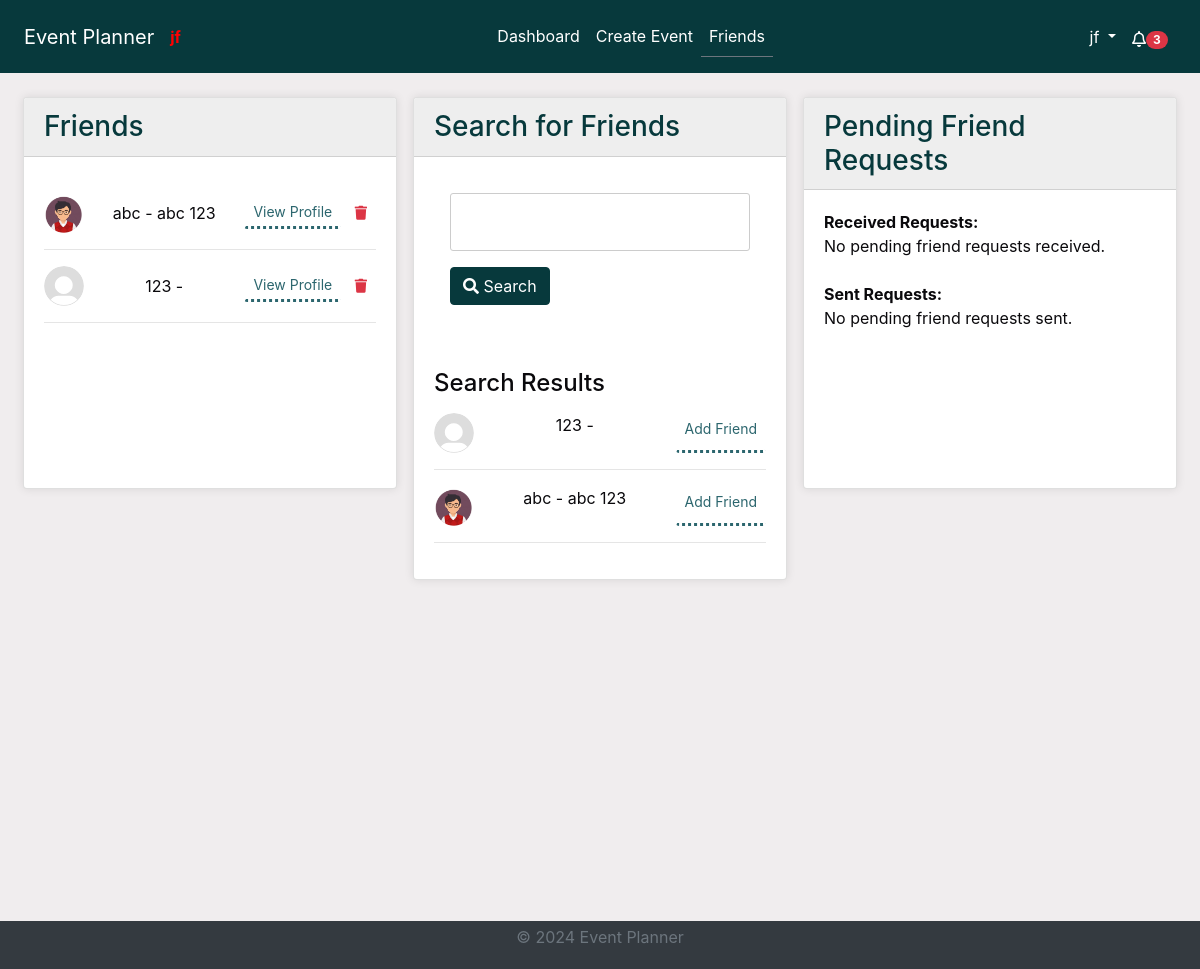
The app's page /friends/?search_query= (signed in) with its own data.
### accounts/models.py (models this page shows, shortened)
class Friendship(models.Model):
    from_user = models.ForeignKey(
        User, related_name="from_friend", on_delete=models.CASCADE
    )
    to_user = models.ForeignKey(
        User, related_name="to_friend", on_delete=models.CASCADE
    )
    status = models.CharField(
        max_length=20,
        choices=[
            ("pending", "Pending"),
            ("accepted", "Accepted"),
            ("declined", "Declined"),
        ],
    )
    created_at = models.DateTimeField(auto_now_add=True)

class UserProfile(models.Model):
    user = models.OneToOneField(User, on_delete=models.CASCADE)
    profile_picture = models.CharField(max_length=254, default="default.svg")
    created_at = models.DateTimeField(auto_now_add=True)
    updated_at = models.DateTimeField(auto_now=True)

### accounts/views.py (the view)
# urls.py: path("friends/", views.friends_page, name="friends_page"),
@login_required
@cache_control(no_cache=True, must_revalidate=True, no_store=True)
def friends_page(request):
    current_user = request.user
    search_query = ""
    search_results = []
    if "search_query" in request.GET or "user" in request.GET:
        search_form = FriendSearchForm(request.GET)
        if search_form.is_valid():
            search_query = search_form.cleaned_data.get("search_query", "")
            selected_user = search_form.cleaned_data.get("user")
            if selected_user:
                search_results = [selected_user]
            else:
                search_results = User.objects.filter(
                    Q(username__icontains=search_query)
                    | Q(first_name__icontains=search_query)
                    | Q(last_name__icontains=search_query)
                ).exclude(id=current_user.id)
        else:
            search_results = []
    else:
        search_form = FriendSearchForm()
        search_results = []
    friends = Friendship.objects.filter(
        (Q(from_user=current_user) | Q(to_user=current_user))
        & Q(status="accepted")
    )
    pending_requests_received = Friendship.objects.filter(
        Q(to_user=current_user) & Q(status="pending")
    )
    pending_requests_sent = Friendship.objects.filter(
        Q(from_user=current_user) & Q(status="pending")
    )
    context = {
        "search_form": search_form,
        "search_query": search_query,
        "search_results": search_results,
        "friends": friends,
        "pending_requests_received": pending_requests_received,
        "pending_requests_sent": pending_requests_sent,
    }
    return render(request, "accounts/friends.html", context)

### accounts/templates/accounts/friends.html (shortened to what this page needs)
{% extends 'base.html' %}
{% load static %}
{% block content %}
<div class="container-fluid">
    <div class="row">
        <div class="col-lg-4 mb-0">
            <div class="card">
                <div class="card-header bg-primary text-white">
                    <h3 class="mb-0">Friends</h3>
                </div>
                <div class="card-body scrollable-column">
                    <ul class="list-unstyled">
                        {% for friendship in friends %}
                            <li>
                                {% if friendship.from_user == user %}
                                    <div class="d-flex justify-content-between align-items-center mt-3">
                                        <img src="{% static 'images/profile_pictures/' %}{{ friendship.to_user.userprofile.profile_picture }}" alt="{{ friendship.to_user.username }}'s profile picture" class="rounded-circle mr-2" style="width: 40px; height: 40px;" onerror="this.onerror=null; this.src='{% static 'images/profile_pictures/' %}{{ friendship.from_user.userprofile.profile_picture }}'">
                                        <span>{{ friendship.to_user.username }} - {{ friendship.to_user.first_name }} {{ friendship.to_user.last_name }}</span>
                                        <div>
                                            <a href="{% url 'view_profile' friendship.to_user.id %}" class="btn btn-sm btn-outline-primary ml-2">View Profile</a>
                                            <button class="btn btn-sm btn-outline-danger delete-friend-btn" data-friend-id="{{ friendship.to_user.id }}"><i class="fa fa-trash"></i></button>
                                        </div>
                                    </div>
                                {% else %}
                                    <div class="d-flex justify-content-between align-items-center mt-3">
                                        <img src="{% static 'images/profile_pictures/' %}{{ friendship.from_user.userprofile.profile_picture }}" alt="{{ friendship.from_user.username }}'s profile picture" class="rounded-circle mr-2" style="width: 40px; height: 40px;" onerror="this.onerror=null; this.src='{% static 'images/profile_pictures/' %}{{ friendship.to_user.userprofile.profile_picture }}'">
                                        <span>{{ friendship.from_user.username }} - {{ friendship.from_user.first_name }} {{ friendship.from_user.last_name }}</span>
                                        <div>
                                            <a href="{% url 'view_profile' friendship.from_user.id %}" class="btn btn-sm btn-outline-primary ml-2">View Profile</a>
                                            <button class="btn btn-sm btn-outline-danger delete-friend-btn" data-friend-id="{{ friendship.from_user.id }}"><i class="fa fa-trash"></i></button>
                                        </div>
                                    </div>
                                {% endif %}
                            </li>
                            <hr>
                        {% empty %}
                            <li>You have no friends yet.</li>
                        {% endfor %}
                    </ul>
                </div>
            </div>
        </div>
        <div class="col-lg-4 mb-0">
            <div class="card">
                <div class="card-header bg-primary text-white">
                    <h3 class="mb-0">Search for Friends</h3>
                </div>
                <div class="card-body">
                    <form method="get" action="{% url 'friends_page' %}">
                        {{ search_form.as_p }}
                        <button type="submit" class="btn btn-primary"><i class="fa fa-search"></i> Search</button>
                    </form>
                    <br>
                    <br>
                    {% if search_results %}
                        <h4>Search Results</h4>
                        <ul class="list-unstyled">
                            {% for user in search_results %}
                                <li>
                                    <div class="d-flex justify-content-between mt-3">
                                        <img src="{% static 'images/profile_pictures/' %}{{ user.userprofile.profile_picture }}" alt="{{ user.username }}'s profile picture" class="rounded-circle mr-2" style="width: 40px; height: 40px;">
                                        {{ user.username }} - {{ user.first_name }} {{ user.last_name }}
                                        {% if user not in friends %}
                                            <a href="{% url 'send_friend_request' user.id %}" class="btn btn-sm btn-outline-success ml-2">Add Friend</a>
                                        {% endif %}
                                    </div>
                                </li>
                                <hr>
                            {% empty %}
                                <li>No search results found.</li>
                            {% endfor %}
                        </ul>
                    {% endif %}
                </div>
            </div>
        </div>
        <div class="col-lg-4 mb-0">
            <div class="card">
                <div class="card-header bg-primary text-white">
                    <h3 class="mb-0">Pending Friend Requests</h3>
                </div>
                <div class="card-body">
                    <ul class="list-unstyled">
                        <li><strong>Received Requests:</strong></li>
                        <div class="scrollable-column">
                            {% for request in pending_requests_received %}
                            <li>
                                <div class="d-flex justify-content-between align-items-center mt-3">
                                    <img src="{% static 'images/profile_pictures/' %}{{ request.from_user.userprofile.profile_picture }}" alt="{{ request.from_user.username }}'s profile picture" class="rounded-circle mr-2" style="width: 40px; height: 40px;" onerror="this.onerror=null; this.src='{% static 'images/profile_pictures/' %}{{ request.to_user.userprofile.profile_picture }}'">
                                    <span>{{ request.from_user.username }} - {{ request.from_user.first_name }} {{ request.from_user.last_name }}</span>
                                    <div>
                                        <a href="{% url 'respond_friend_request' request.id 'accept' %}" class="btn btn-sm btn-outline-success"><i class="fa fa-check"></i> Accept</a>
                                        <a href="{% url 'respond_friend_request' request.id 'decline' %}" class="btn btn-sm btn-outline-danger"><i class="fa fa-times"></i> Decline</a>
                                    </div>
                                </div>
                            </li>
                            <hr>
                        {% empty %}
                            <li>No pending friend requests received.</li>
                            {% endfor %}
                        </div>
                            <br>
                            <li><strong>Sent Requests:</strong></li>
                            <div class="scrollable-column">
                                {% for request in pending_requests_sent %}
                                <li>
                                <div class="d-flex justify-content-between align-items-center mt-3">
                                    <img src="{% static 'images/profile_pictures/' %}{{ request.to_user.userprofile.profile_picture }}" alt="{{ request.to_user.username }}'s profile picture" class="rounded-circle mr-2" style="width: 40px; height: 40px;" onerror="this.onerror=null; this.src='{% static 'images/profile_pictures/' %}{{ request.from_user.userprofile.profile_picture }}'">
                                    <span>{{ request.to_user.username }} - {{ request.to_user.first_name }} {{ request.to_user.last_name }}</span>
                                    <span>(Awaiting response)</span>
                                </div>
                            </li>
                            <hr>
                            {% empty %}
                            <li>No pending friend requests sent.</li>
                            {% endfor %}
                        </div>
                    </ul>
                </div>
            </div>
        </div>
    </div>
</div>
{% endblock %}

### templates/base.html (shortened to what this page needs)
<!DOCTYPE html>
<html lang="en">
<head>
    {% load static %}
    <link rel="stylesheet" href="https://stackpath.bootstrapcdn.com/bootstrap/4.5.2/css/bootstrap.min.css">
    <link rel="stylesheet" href="{% static 'css/styles.css' %}">
    <link rel="stylesheet" href="https://cdnjs.cloudflare.com/ajax/libs/font-awesome/5.15.4/css/all.min.css">
    <link rel="stylesheet" href="https://cdnjs.cloudflare.com/ajax/libs/fullcalendar/3.10.2/fullcalendar.min.css" />
</head>
<body class="c-app">
    <header class="c-header c-header-light c-header-fixed">
        <nav class="navbar navbar-expand-lg navbar-light">
            <a class="navbar-brand" href="{% url 'home' %}">Event Planner</a>
            <strong style="color:red;">   {{ user.username }} </strong>
            <div class="collapse navbar-collapse" id="navbarSupportedContent">
                {% if user.is_authenticated %}
                <ul class="navbar-nav mx-auto">
                    <li class="nav-item {% if request.resolver_match.url_name == 'dashboard' %}active{% endif %}">
                        <a class="nav-link" href="{% url 'dashboard' %}">Dashboard</a>
                    </li>
                    <li class="nav-item {% if request.resolver_match.url_name == 'create_event' %}active{% endif %}">
                        <a class="nav-link" href="{% url 'create_event' %}">Create Event</a>
                    </li>
                    <li class="nav-item {% if request.resolver_match.url_name == 'friends_page' %}active{% endif %}">
                        <a class="nav-link" href="{% url 'friends_page' %}">Friends</a>
                    </li>
                    {% endif %}
                </ul>
                {% if user.is_authenticated %}
                <ul class="navbar-nav d-flex">
                    <li class="nav-item dropdown">
                        <a class="nav-link dropdown-toggle" href="#" id="profileLink" role="button" data-toggle="dropdown" aria-haspopup="true" aria-expanded="false">
                            {{ user.username }}
                        </a>
                    </li>
                </ul>
                {% endif %}
            </div>
            {% if user.is_authenticated %}
                <ul class="navbar-nav ml-auto d-flex">
                    <li class="nav-item">
                        <a class="nav-link" href="#" id="notificationBell" role="button" data-toggle="dropdown" aria-haspopup="true" aria-expanded="false">
                            <i class="fas fa-bell" style="font-weight:100";></i>
                            {% if unread_count > 0 %}
                                <span class="badge badge-pill badge-danger">{{ unread_count }}</span>
                            {% else %}
                                <span class="badge badge-pill badge-danger" style="opacity: 0;min-width:1.5rem;min-height:0.9rem">{{ unread_count }}</span>
                            {% endif %}
                        </a>
                    </li>
                </ul>
            {% endif %}
        </nav>
    </header>
    <main class="c-main">
        <div class="container-fluid">
            <div class="fade-in">
                {% block content %}{% endblock %}
            </div>
        </div>
    </main>
    <footer class="footer py-1">
        <div class="container text-center">
            <p class="text-muted">&copy; 2024 Event Planner</p>
        </div>
    </footer>
</body>
</html>

### records on screen
Friendship: to_user.userprofile.profile_picture (picture), to_user.username "abc", to_user.first_name "abc", to_user.last_name "123"
Friendship: from_user.userprofile.profile_picture (placeholder picture), from_user.username "123"

### other values on screen
{{ user.username }} "jf"
{{ unread_count }} "3"
{{ user.username }} "123"
{{ user.username }} "abc"
{{ user.first_name }} "abc"
{{ user.last_name }} "123"
